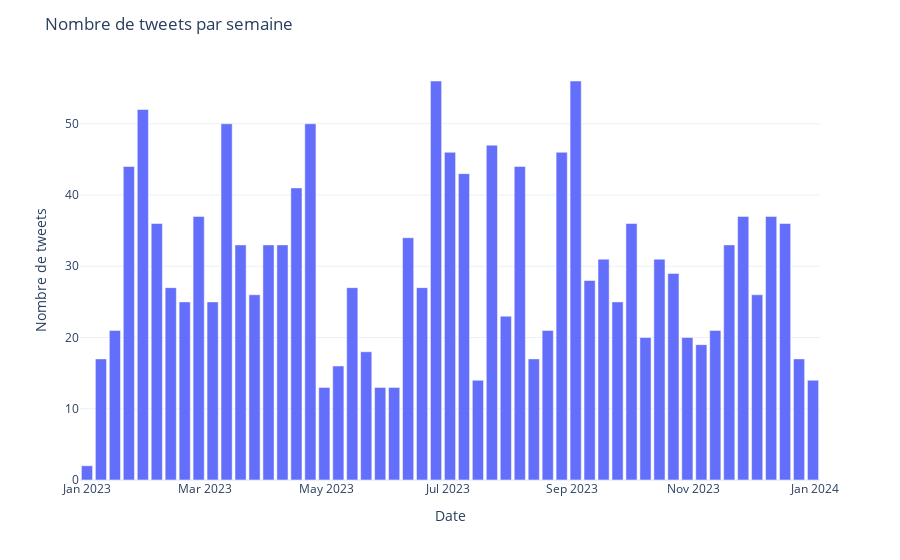

Notebook code cell kept with this figure:
### Markdown cell above
# Dynamique temporelle

### Code cell
fig = px.bar(df.resample('W', on='date').size()) # regrouper par semaine et comptez le nombre de tweets

# Si on est d'humeur fancy et que l'on veut améliorer le graphique
fig.update_layout(title='Nombre de tweets par semaine', # ajouter un titre
                  xaxis_title='Date', yaxis_title='Nombre de tweets', # renommer les étiquettes d'axes
                  template='plotly_white', # changer le style du graphique
                  showlegend=False) # masquer la légende

# Afficher le graphique
fig.show()

### Figure 1 — Plotly figure (JSON) as saved in the notebook; plotly's stock layout.template omitted (floating-point values rounded to 4 significant figures)
{"data": [{"alignmentgroup": "True", "hovertemplate": "variable=0<br>date=%{x}<br>value=%{y}<extra></extra>", "legendgroup": "0", "marker": {"color": "#636efa", "pattern": {"shape": ""}}, "name": "0", "offsetgroup": "0", "orientation": "v", "showlegend": true, "textposition": "auto", "type": "bar", "x": ["2023-01-01T00:00:00", "2023-01-08T00:00:00", "2023-01-15T00:00:00", "2023-01-22T00:00:00", "2023-01-29T00:00:00", "2023-02-05T00:00:00", "2023-02-12T00:00:00", "2023-02-19T00:00:00", "2023-02-26T00:00:00", "2023-03-05T00:00:00", "2023-03-12T00:00:00", "2023-03-19T00:00:00", "2023-03-26T00:00:00", "2023-04-02T00:00:00", "2023-04-09T00:00:00", "2023-04-16T00:00:00", "2023-04-23T00:00:00", "2023-04-30T00:00:00", "2023-05-07T00:00:00", "2023-05-14T00:00:00", "2023-05-21T00:00:00", "2023-05-28T00:00:00", "2023-06-04T00:00:00", "2023-06-11T00:00:00", "2023-06-18T00:00:00", "2023-06-25T00:00:00", "2023-07-02T00:00:00", "2023-07-09T00:00:00", "2023-07-16T00:00:00", "2023-07-23T00:00:00", "2023-07-30T00:00:00", "2023-08-06T00:00:00", "2023-08-13T00:00:00", "2023-08-20T00:00:00", "2023-08-27T00:00:00", "2023-09-03T00:00:00", "2023-09-10T00:00:00", "2023-09-17T00:00:00", "2023-09-24T00:00:00", "2023-10-01T00:00:00", "2023-10-08T00:00:00", "2023-10-15T00:00:00", "2023-10-22T00:00:00", "2023-10-29T00:00:00", "2023-11-05T00:00:00", "2023-11-12T00:00:00", "2023-11-19T00:00:00", "2023-11-26T00:00:00", "2023-12-03T00:00:00", "2023-12-10T00:00:00", "2023-12-17T00:00:00", "2023-12-24T00:00:00", "2023-12-31T00:00:00"], "xaxis": "x", "y": [2, 17, 21, 44, 52, 36, 27, 25, 37, 25, 50, 33, 26, 33, 33, 41, 50, 13, 16, 27, 18, 13, 13, 34, 27, 56, 46, 43, 14, 47, 23, 44, 17, 21, 46, 56, 28, 31, 25, 36, 20, 31, 29, 20, 19, 21, 33, 37, 26, 37, 36, 17, 14], "yaxis": "y"}], "layout": {"autosize": true, "barmode": "relative", "legend": {"title": {"text": "variable"}, "tracegroupgap": 0}, "margin": {"t": 60}, "showlegend": false, "title": {"text": "Nombre de tweets par semaine"}, "xaxis": {"anchor": "y", "autorange": true, "domain": [0, 1], "range": ["2022-12-28 12:00", "2024-01-03 12:00"], "title": {"text": "Date"}, "type": "date"}, "yaxis": {"anchor": "x", "autorange": true, "domain": [0, 1], "range": [0, 58.95], "title": {"text": "Nombre de tweets"}, "type": "linear"}}}
